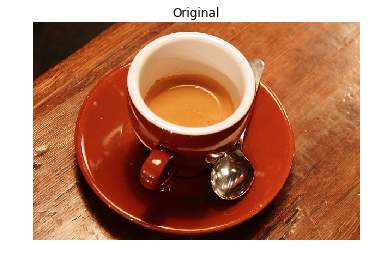
#> input picture Unidade3-PDI/2-atributes_extraction/imgs/coffee_original.png, 376 x 264 px, given in place of contrast_00000109_005.png, which was not available
$ python code4.py
#> lines starting #> are read from the running program, lines starting #| are printed output that depends on the picture; pictures that were not available may be replaced by others from this repository, and a replacement may not be noted
### src/pdi_utils.py
import matplotlib.pyplot as plt
import numpy as np
import os
import cv2
from sklearn.model_selection import train_test_split

def load_shoes1():
    return plt.imread("imgs//E10b.bmp")

def load_shoes2():
    return plt.imread("imgs//E10a.bmp")

def load_red_roses():
    return plt.imread("imgs//red_roses.png")

def load_page_image():
    return plt.imread("imgs//page.jpg")

def load_chess_image():
    return plt.imread("imgs//chess_gray.png")

def load_woman():
    return plt.imread("imgs//woman.png")

def load_flipped_seville():
    return plt.imread("imgs//flipped_seville.png")

def load_lena():
    return plt.imread("imgs//lena.png")

def load_lools_image():
    return plt.imread("imgs//cat.jpg")

def load_soaps_image():
    return plt.imread("imgs//soaps.jpg")

def load_building_image():
    return plt.imread("imgs//toa-sharp-def-3.jpg")

def load_chest_ray_x():
    return plt.imread("imgs//contrast_00000109_005.png")
#> returned value is the input picture: shape (264, 376, 4) float32; mean R, G, B, A 0.726, 0.521, 0.424, 0.719

def load_aerial_image():
    return plt.imread("imgs//aerial.png")

def load_rotate_cat():
    return plt.imread("imgs//cat.jpg")

def show_image(image, title='Image', cmap_type='gray'):
    plt.imshow(image, cmap=cmap_type)
    plt.title(title)
    plt.axis('off')
    plt.show()

def manual_rgb2gray(rgb_img):
    return np.array((rgb_img[:,:,0]*0.29 + rgb_img[:,:,1]*0.59 + rgb_img[:,:,2]*0.11)).astype(int)

# [61 lines left out: functions load_sign_language_data, load_light_dataset, not called in this run]

### Unidade3-PDI/2-atributes_extraction/code4.py
# Import the required module
import matplotlib.pyplot as plt
from skimage.exposure import equalize_hist

from src.pdi_utils import show_image, load_chest_ray_x
from skimage import exposure

chest_xray_image = load_chest_ray_x()
# Show original x-ray image and its histogram
show_image(chest_xray_image, 'Original x-ray')

plt.title('Histogram of image')
plt.hist(chest_xray_image.ravel(), bins=255)
plt.show()
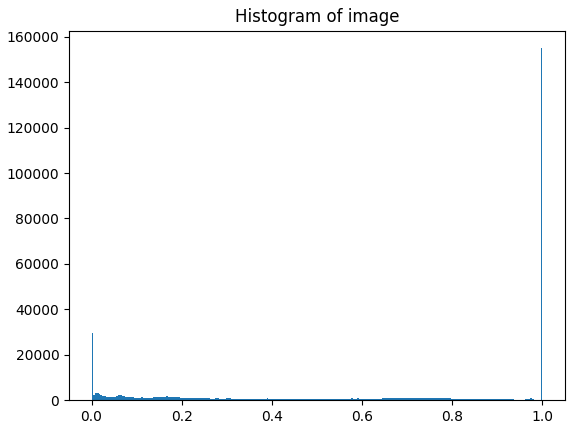
#> figure drawn by matplotlib, 1 panel; tallest bar 154974 high, from x = 0.996 to 1

# Use histogram equalization to improve the contrast
xray_image_eq = exposure.equalize_hist(chest_xray_image)
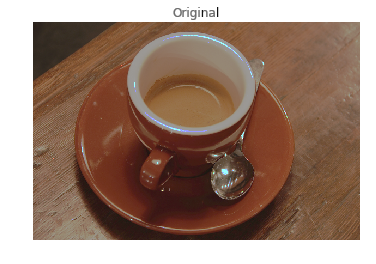
#> xray_image_eq: shape (264, 376, 4) float32; mean R, G, B, A 0.613, 0.511, 0.454, 0.74; transparent parts drawn white


# Show the resulting image
show_image(xray_image_eq, 'Resulting image')

# Show the histogram equalized
plt.hist(xray_image_eq.ravel(), bins=255)
plt.show()
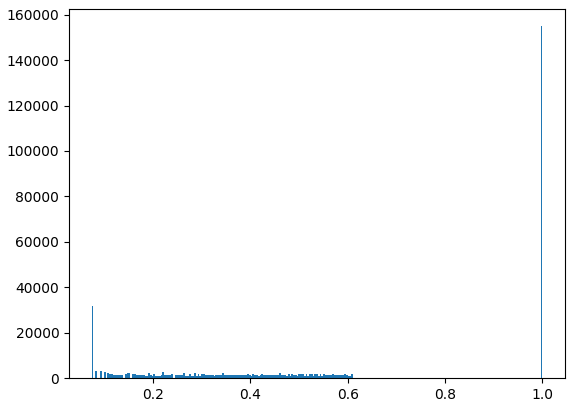
#> figure drawn by matplotlib, 1 panel; tallest bar 154913 high, from x = 0.996 to 1
